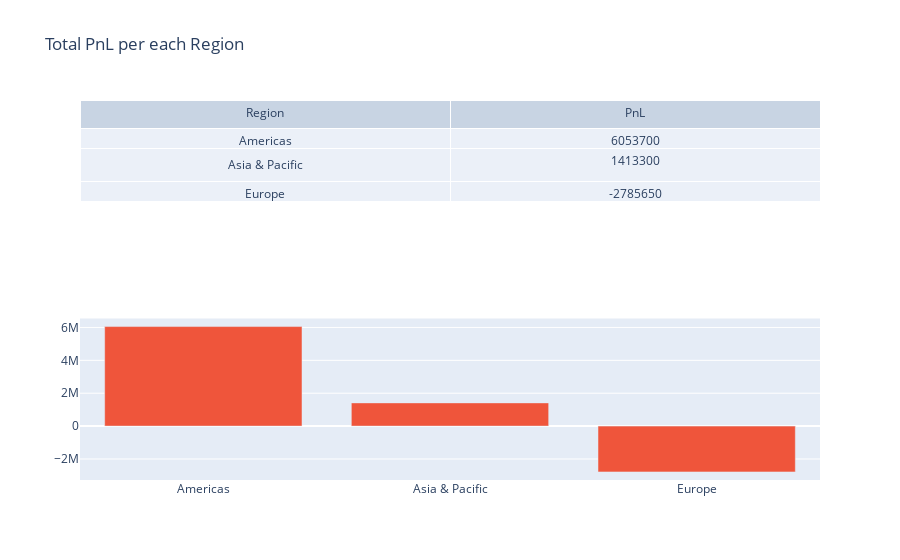

This figure's notebook cell:
### Markdown cell above
#### Total PnL per each Region with Filtering by PriceChange and VolatilityChange

### Code cell
# Filter sliders by PriceChange and VolatilityChange
price_slider = range_slider('Price Change Filter:')
volatility_slider = range_slider('Volatility Change Filter:')

# Function update table and plot by filter params
def show_table_with_plot(price_range, volatility_range):
    filtered_df = positions_all_view[
        (positions_all_view["PriceChange"] >= price_range[0])
        & (positions_all_view["PriceChange"] <= price_range[1])
        & (positions_all_view["VolatilityChange"] >= volatility_range[0])
        & (positions_all_view["VolatilityChange"] <= volatility_range[1])
    ]
    total_pnl_per_region = filtered_df.groupby("Region")["PnL"].sum()
    fig = make_subplots(
        rows=2,
        cols=1,
        specs=[[{"type": "table"}], [{"type": "bar"}]],
    )
    fig.add_trace(
        go.Table(
            header=dict(values=["Region", "PnL"]),
            cells=dict(values=[total_pnl_per_region.index, total_pnl_per_region.values]),
        ),
        row=1,
        col=1,
    )
    fig.add_trace(go.Bar(x=total_pnl_per_region.index, y=total_pnl_per_region.values))
    fig.update_layout(title_text="Total PnL per each Region")
    fig.show()


# create interactive table
widgets.interact(show_table_with_plot, price_range=price_slider, volatility_range=volatility_slider)

### Figure 1 — Plotly figure (JSON) as saved in the notebook; plotly's stock layout.template omitted (floating-point values rounded to 4 significant figures)
{"data": [{"cells": {"values": [["Americas", "Asia & Pacific", "Europe"], [6053700, 1413300, -2785650]]}, "domain": {"x": [0, 1], "y": [0.575, 1]}, "header": {"values": ["Region", "PnL"]}, "type": "table"}, {"type": "bar", "x": ["Americas", "Asia & Pacific", "Europe"], "y": [6053700, 1413300, -2785650]}], "layout": {"title": {"text": "Total PnL per each Region"}, "xaxis": {"anchor": "y", "domain": [0, 1]}, "yaxis": {"anchor": "x", "domain": [0, 0.425]}}}
